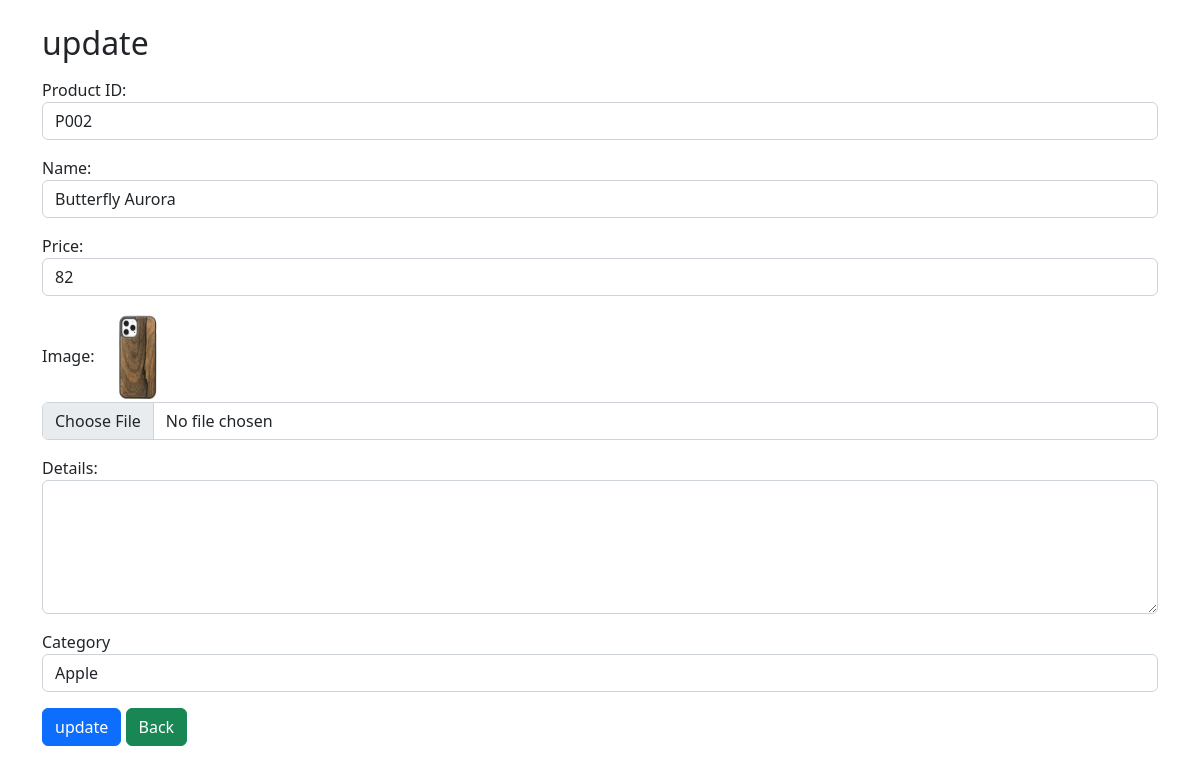
Screenshot of /product-edit.php?id=P002 with the database file from the repository.
### tables this page shows
create table product
(
	productID varchar(10) not null primary key,
    productName varchar(50) not null,
    productPrice int not null,
    productImage varchar(20) null,
    productDetails varchar(500) null,
    categoryID int not null,
    constraint fk_catid foreign key (categoryID) 
	references category(categoryID)    
);

create table category
(
	categoryID int auto_increment primary key,
    categoryName varchar(30) not null unique
);

### product-edit.php (the view, shortened to what this page needs)
<?php
    require_once("connection/connectdb.php");
?>
<?php
    try {
        $sql = "select * from category";
        $stmt_cat = $conn->query($sql);
        $rows_cat = $stmt_cat->fetchAll();
    } catch(PDOException $ex) {
        echo "Error: " . $ex->getMessage();
    }
    try {
        $sql = "select * from product where productID = ?";
        $stmt_edit = $conn->prepare($sql);
        $stmt_edit->bindParam(1, $_GET['id']);
        $stmt_edit->execute();
        $row_edit = $stmt_edit->fetch();
    }catch(PDOException $ex) {
        echo 'Error: ' . $ex->getMessage();
    }
    ?>
<!DOCTYPE html>
<html lang="en">
<head>
    <link href="https://cdn.jsdelivr.net/npm/bootstrap@5.2.3/dist/css/bootstrap.min.css" rel="stylesheet">
    <link href="https://cdnjs.cloudflare.com/ajax/libs/font-awesome/6.2.1/css/all.min.css" rel="stylesheet">
</head>
<body>
    <div class="container mt-4">
        <h2>update </h2>
        <form action="<?php echo $_SERVER['PHP_SELF'] ?>" method="POST">
            <div class="mb-3 mt-3">
                <label>Product ID:</label>
                <input type="text" class="form-control"
                        value="<?php echo $row_edit['productID'] ?>"  name="id" readonly >
            </div>
            <div class="mb-3">
                <label >Name:</label>
                <input type="text" class="form-control"
                value="<?php echo $row_edit[ 'productName'] ?>"name="name">
            </div>
            <div class="mb-3 mt-3">
                <label> Price: </label>
                <input type="number" class="form-control"
                value="<?php echo $row_edit['productPrice'] ?>" name="price">
            <div class="mb-3 mt-3">
                <label>Image: </label>
                <img src="images/products/<?= $row_edit['productImage'] ?>"
                     alt="no image" height="90px" width="80px">
                <input type="file" class="form-control" name="image">
            </div>
            <div class="mb-3">
                <label> Details:</label>
                <textarea type="detailsr" rows="5" class="form-control"> </textarea>
            </div>
            <div class="mb-3">
                <label> Category</label>
                <select name="category" class="form-control">
                    <?php foreach($rows_cat as $row)  { ?>
                    <option value="<?php echo  $row['categoryID'] ?>"
                            <?php echo $row['categoryID'] == $row_edit['categoryID'] ? 'selected' : '' ?>   >
                            <?php echo $row['categoryName'] ?>
                    </option>
                    <?php } ?>
                </select>
            </div>
            <button type="submit" class="btn btn-primary" name="update">update </button>
            <a href="product-list.php" class="btn btn-success">Back</a>
        </form>
    </div>
</body>
</html>

### rows the page displays
product: id "P002", name "Butterfly Aurora", price "82", productImage (picture), category "Apple"
